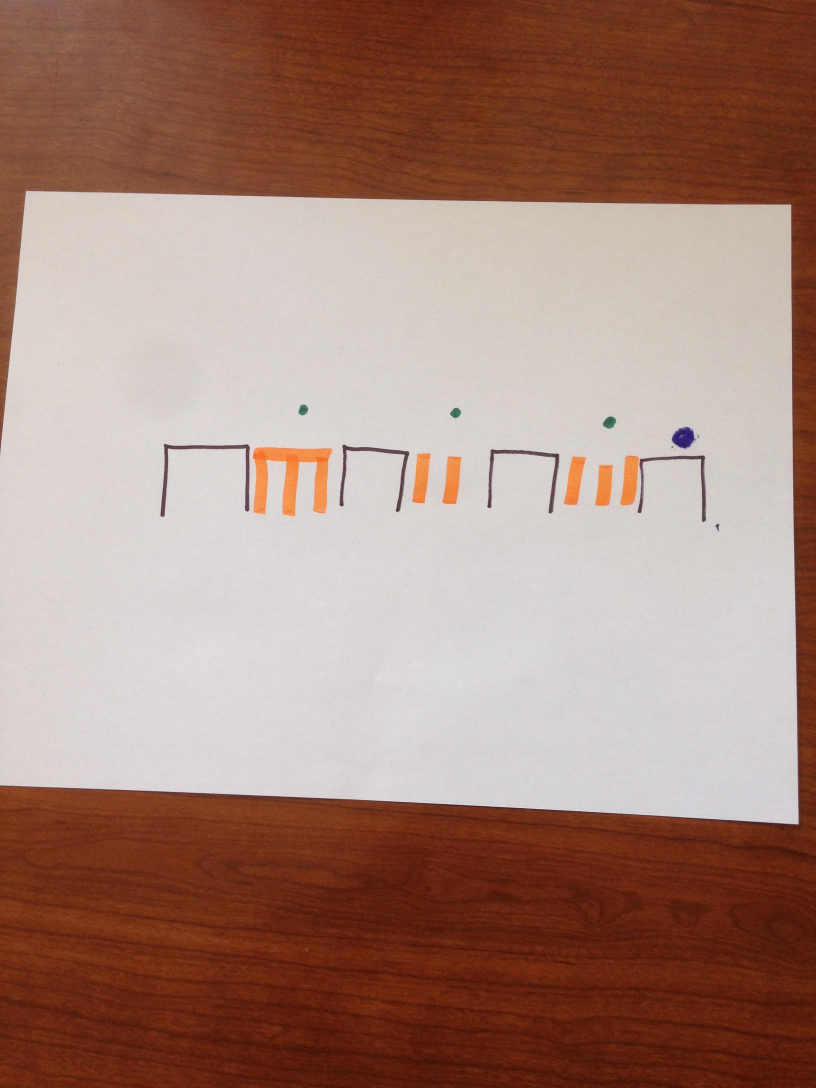
#> input picture mysite/input.jpg, 2448 x 3264 px (shown at 1/3 size)
$ python img_visualization.py --image mysite/input.jpg   (Python 2 division)   (older library calls are emulated)
#> lines starting #> are read from the running program, lines starting #| are printed output that depends on the picture; after the words box and inside, x2 and y2 are one past the last pixel; in counts of white or black regions, pixels touching at a corner belong together
### pyimagesearch/imutils.py
# Import the necessary packages
import numpy as np
import cv2

# [23 lines left out: functions translate, rotate, not called in this run]

def resize(image, width = None, height = None, inter = cv2.INTER_AREA):
	# initialize the dimensions of the image to be resized and
	# grab the image size
	dim = None
	(h, w) = image.shape[:2]

	# if both the width and height are None, then return the
	# original image
	if width is None and height is None:
		return image

	# check to see if the width is None
	if width is None:
		# calculate the ratio of the height and construct the
		# dimensions
		r = height / float(h)
		dim = (int(w * r), height)

	# otherwise, the height is None
	else:
		# calculate the ratio of the width and construct the
		# dimensions
		r = width / float(w)
		dim = (width, int(h * r))

	# resize the image
	resized = cv2.resize(image, dim, interpolation = inter)

	# return the resized image
	return resized

### pyimagesearch/transform.py
# import the necessary packages
import numpy as np
import cv2

def order_points(pts):
	# initialzie a list of coordinates that will be ordered
	# such that the first entry in the list is the top-left,
	# the second entry is the top-right, the third is the
	# bottom-right, and the fourth is the bottom-left
	rect = np.zeros((4, 2), dtype = "float32")

	# the top-left point will have the smallest sum, whereas
	# the bottom-right point will have the largest sum
	s = pts.sum(axis = 1)
	rect[0] = pts[np.argmin(s)]
	rect[2] = pts[np.argmax(s)]

	# now, compute the difference between the points, the
	# top-right point will have the smallest difference,
	# whereas the bottom-left will have the largest difference
	diff = np.diff(pts, axis = 1)
	rect[1] = pts[np.argmin(diff)]
	rect[3] = pts[np.argmax(diff)]

	# return the ordered coordinates
	return rect

def four_point_transform(image, pts):
	# obtain a consistent order of the points and unpack them
	# individually
	rect = order_points(pts)
	(tl, tr, br, bl) = rect

	# compute the width of the new image, which will be the
	# maximum distance between bottom-right and bottom-left
	# x-coordiates or the top-right and top-left x-coordinates
	widthA = np.sqrt(((br[0] - bl[0]) ** 2) + ((br[1] - bl[1]) ** 2))
	widthB = np.sqrt(((tr[0] - tl[0]) ** 2) + ((tr[1] - tl[1]) ** 2))
	maxWidth = max(int(widthA), int(widthB))

	# compute the height of the new image, which will be the
	# maximum distance between the top-right and bottom-right
	# y-coordinates or the top-left and bottom-left y-coordinates
	heightA = np.sqrt(((tr[0] - br[0]) ** 2) + ((tr[1] - br[1]) ** 2))
	heightB = np.sqrt(((tl[0] - bl[0]) ** 2) + ((tl[1] - bl[1]) ** 2))
	maxHeight = max(int(heightA), int(heightB))

	# now that we have the dimensions of the new image, construct
	# the set of destination points to obtain a "birds eye view",
	# (i.e. top-down view) of the image, again specifying points
	# in the top-left, top-right, bottom-right, and bottom-left
	# order
	dst = np.array([
		[0, 0],
		[maxWidth - 1, 0],
		[maxWidth - 1, maxHeight - 1],
		[0, maxHeight - 1]], dtype = "float32")

	# compute the perspective transform matrix and then apply it
	M = cv2.getPerspectiveTransform(rect, dst)
	warped = cv2.warpPerspective(image, M, (maxWidth, maxHeight))

	# return the warped image
	return warped

### img_visualization.py
# USAGE
# python image_processing_visualization.py --image images/page.jpg

from pyimagesearch.transform import four_point_transform
from pyimagesearch import imutils
from skimage.filters import threshold_adaptive
from skimage.transform import pyramid_reduce
import numpy as np
import argparse
import cv2

# construct the argument parser and parse the arguments
ap = argparse.ArgumentParser()
ap.add_argument("-i", "--image", required = True,
	help = "Path to the image to be scanned")
args = vars(ap.parse_args())

# load the image and compute the ratio of the old height
# to the new height, clone it, and resize it
image = cv2.imread(args["image"])
#> image is the input picture: shape (3264, 2448, 3); mean B, G, R 121.4, 133.4, 166.2
ratio = image.shape[0] / 500.0
#> ratio = 6.53
orig = image.copy()
image = imutils.resize(image, height = 500)

# convert the image to grayscale, blur it, and find edges
# in the image
gray = cv2.cvtColor(image, cv2.COLOR_BGR2GRAY)
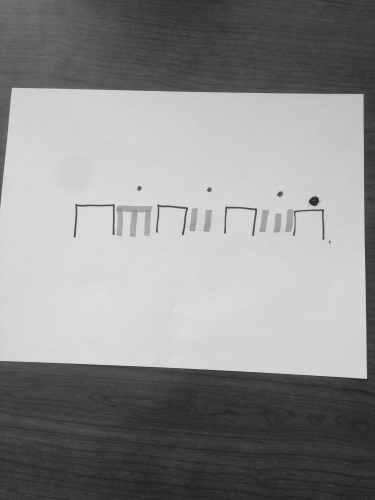
#> gray: shape (500, 375); min 33, max 224, mean 141.8
gray = cv2.GaussianBlur(image, (5, 5), 0)
#> gray: shape (500, 375, 3)

edged = cv2.Canny(gray, 75, 200)
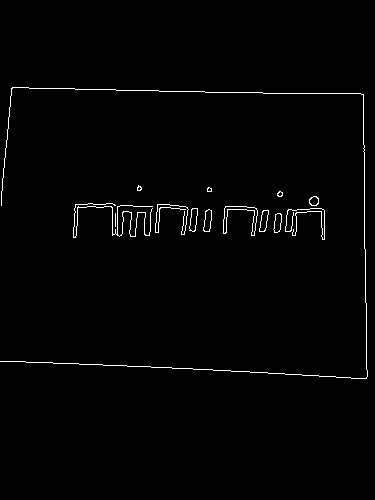
#> edged: shape (500, 375); 1.3% white in thin lines or dots, all inside (x1, y1, x2, y2) = (0, 87, 368, 379)

# show the original image and the edge detected image
print "STEP 1: Edge Detection"
cv2.imshow("Image", image)
#cv2.imshow("Edged", edged)
#cv2.waitKey(0)
#cv2.destroyAllWindows()

# find the contours in the edged image, keeping only the
# largest ones, and initialize the screen contour
# (cnts, _) = cv2.findContours(edged.copy(), cv2.RETR_LIST, cv2.CHAIN_APPROX_SIMPLE)
(_, cnts, _) = cv2.findContours(edged.copy(), cv2.RETR_EXTERNAL, cv2.CHAIN_APPROX_SIMPLE)
#> cnts = 14 contours, 7 with area under 20; largest, box (x1, y1, x2, y2) and area: (223, 206, 258, 236) 238, (189, 208, 198, 232) 130, (203, 209, 212, 232) 130, (259, 210, 269, 232) 125, (273, 213, 282, 233) 111, (309, 196, 319, 206) 70, (277, 191, 283, 197) 20
cnts = sorted(cnts, key = cv2.contourArea, reverse = True)[:5]
#> cnts = 5 contours; box (x1, y1, x2, y2) and area: (223, 206, 258, 236) 238, (189, 208, 198, 232) 130, (203, 209, 212, 232) 130, (259, 210, 269, 232) 125, (273, 213, 282, 233) 111

# loop over the contours
for c in cnts:
	# approximate the contour
	peri = cv2.arcLength(c, True)
	approx = cv2.approxPolyDP(c, 0.02 * peri, True)

	# if our approximated contour has four points, then we
	# can assume that we have found our screen
	if len(approx) == 4:
		screenCnt = approx
		break
#> this loop made 4 passes
#> (peri, screenCnt) on pass 4: (55.31, [[268, 210], [262, 211], [259, 231], [265, 230]])
#> peri on passes 1 to 3: 170.6, 58.73, 55.31

# show the contour (outline) of the piece of paper
print "STEP 2: Find contours of paper"
cv2.drawContours(image, [screenCnt], -1, (0, 255, 0), 2)
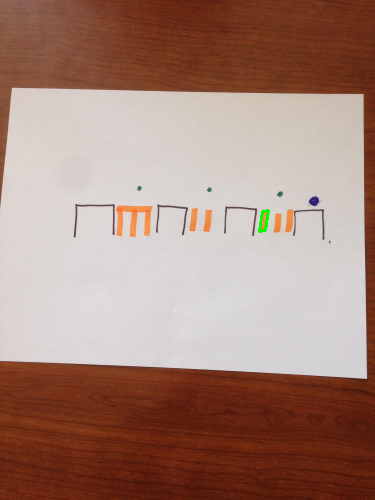
#> image: shape (500, 375, 3); mean B, G, R 121.3, 133.5, 166
cv2.imshow("Outline", image)
cv2.waitKey(0)
cv2.destroyAllWindows()

# apply the four point transform to obtain a top-down
# view of the original image
warped = four_point_transform(orig, screenCnt.reshape(4, 2) * ratio)
#> in order_points, `s = pts.sum(axis = 1)`: s = [3120.4, 3087.7, 3198.7, 3231.4]
#> in order_points, `diff = np.diff(pts, axis = 1)`: diff = [-378.6, -332.9, -182.8, -228.5]
#> in four_point_transform, `rect = order_points(pts)`: rect = [[1710.3, 1377.4], [1749.5, 1370.9], [1729.9, 1501.4], [1690.8, 1508]]
#> in four_point_transform, `(tl, tr, br, bl) = rect`: tl = [1710.3, 1377.4]; tr = [1749.5, 1370.9]; br = [1729.9, 1501.4]; bl = [1690.8, 1508]
#> in four_point_transform, `widthA = np.sqrt(((br[0] - bl[0]) ** 2) + ((br[1] - bl[1]) ** 2))`: widthA = 39.71
#> in four_point_transform, `maxWidth = max(int(widthA), int(widthB))`: maxWidth = 39
#> in four_point_transform, `heightA = np.sqrt(((tr[0] - br[0]) ** 2) + ((tr[1] - br[1]) ** 2))`: heightA = 132
#> in four_point_transform, `dst = np.array([ [0, 0], [maxWidth - 1, 0], [maxWidth - 1, maxHeight -..`: dst = [[0, 0], [38, 0], [38, 131], [0, 131]]
#> in four_point_transform, `M = cv2.getPerspectiveTransform(rect, dst)`: M = [[0.995, 0.149, -1907.5], [0.172, 1.03, -1710.8], [-1.74e-08, 1.82e-08, 1]]
cv2.imshow("Color Wrapped", imutils.resize(warped, height = 650))
cv2.waitKey(0)


resized_image = imutils.resize(warped, height= 650);

hsv = cv2.cvtColor(resized_image, cv2.COLOR_BGR2HSV)
#> hsv: shape (650, 192, 3); mean H, S, V 12.1, 169.4, 239.4

# define range of blue color in HSV
lower_blue = np.array([100,50,50])
upper_blue = np.array([140,255,255])
 # Threshold the HSV image to get only blue colors
mask = cv2.inRange(hsv, lower_blue, upper_blue)
#> mask: shape (650, 192); every value is 0
# Bitwise-AND mask and original image
blue_res = cv2.bitwise_and(hsv, hsv, mask= mask)
#> blue_res: shape (650, 192, 3); every value is 0
cv2.imshow("Blue Image", blue_res)
cv2.waitKey(0)


red = np.uint8([[[0, 0, 255]]])
hsv_red = cv2.cvtColor(red, cv2.COLOR_BGR2HSV) # (0,255,255)

lower_red = np.array([0,50,50]) # also parses as red
upper_red = np.array([25,255,255]) #also parses as red
 # Threshold the HSV image to get only blue colors
mask = cv2.inRange(hsv, lower_red, upper_red)
#> mask: shape (650, 192); 96.6% white; 2 black regions, box (x1, y1, x2, y2) and area: (0, 0, 19, 271) 2312, (0, 276, 10, 562) 1899
# Bitwise-AND mask and original image
red_res = cv2.bitwise_and(hsv, hsv, mask= mask)
#> red_res: shape (650, 192, 3); mean H, S, V 11.7, 168.2, 231.7
cv2.imshow("Red Image", red_res)
cv2.waitKey(0)


# [9 lines of commented-out code are left out]

green = np.uint8([[[0, 255, 0]]])
hsv_green = cv2.cvtColor(green, cv2.COLOR_BGR2HSV)
hsv_green # (60, 255, 255)

lower_green = np.array([40,30,30])
upper_green = np.array([85,255,255])
mask = cv2.inRange(hsv, lower_green, upper_green)
green_res = cv2.bitwise_and(hsv, hsv, mask= mask)
cv2.imshow("Green Image", green_res)
cv2.waitKey(0)


lower_pink = np.array([140,30,30])
upper_pink = np.array([175,255,255])
mask = cv2.inRange(hsv, lower_pink, upper_pink)
pink_res = cv2.bitwise_and(hsv, hsv, mask= mask)
cv2.imshow("Pink Image", pink_res)
cv2.waitKey(0)


# Black Image
black_image = hsv.copy()
nrows = hsv.shape[0]
#> nrows = 650
ncols = hsv.shape[1]
#> ncols = 192
for i in range(nrows):
	for j in range(ncols):
		if (hsv[i][j][2] < 125):
			black_image[i][j] = [0,0,0] #set black
		else:
			black_image[i][j] = [0,0,255] #set white
#> black_image: shape (650, 192, 3); mean H, S, V 0, 0, 255

cv2.imshow("Black Image", black_image)
cv2.waitKey(0)


# convert the warped image to grayscale, then threshold it
# to give it that 'black and white' paper effect
warped = cv2.cvtColor(resized_image, cv2.COLOR_BGR2GRAY)
#> warped: shape (650, 192)
warped = threshold_adaptive(warped, 251, offset = 10)
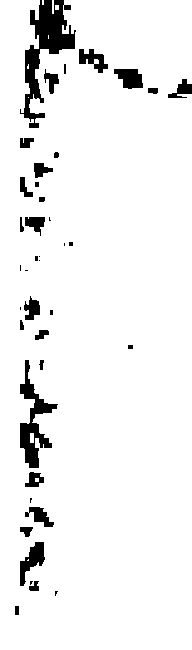
#> warped: shape (650, 192) bool; 94% white; 40 black regions (13 under 20 px), largest, box (x1, y1, x2, y2) and area: (20, 0, 76, 128) 2465, (20, 360, 58, 468) 1394, (20, 542, 45, 586) 502
warped = warped.astype("uint8") * 255


nrows = warped.shape[0]
ncols = warped.shape[1]
threshold_colors = np.zeros((nrows, ncols))

# switched rows / cols
for i in range(nrows):
	for j in range(ncols):
		if (warped[i][j] == 255): #background
			threshold_colors[i][j] = 1 #empty block
		else:
			if (green_res[i][j][2] > 3):
				threshold_colors[i][j] = 12
			elif (black_image[i][j][2] == 0): #black
				threshold_colors[i][j] = 2
			elif (red_res[i][j][2] > 3):
				threshold_colors[i][j] = 9
			elif (blue_res[i][j][2] > 3):
				threshold_colors[i][j] = 8

			elif (pink_res[i][j][2] > 5):
				threshold_colors[i][j] = 5 #pink
			else:
				threshold_colors[i][j] = 2


#rotated_image = np.rot90(threshold_colors, k=3)
rotated_image = threshold_colors

cv2.waitKey(0)

# 650 / 44 = 14.77, 498 / 36 = 13.8333
import operator
def translate_image(img, output_width, output_height): # (img, width=44, height=36)
#> called with output_width = 44, output_height = 36
	result = np.zeros((output_height, output_width))
	nrows = img.shape[0] # 498
#> nrows = 650
	ncols = img.shape[1] # 650
#> ncols = 192
	row_size = nrows / output_height #498 / 36 = 13.8333
#> row_size = 18
	col_size = ncols / output_width # 650 / 44 = 14.77
#> col_size = 4
	for outter_i in range(0,output_height):
		for outter_j in range(0, output_width):
			votes = {1: 0, 12: 0, 9: 0, 8: 0, 5: 0, 2:0}
			for inner_i in range(outter_i* row_size, outter_i*row_size + row_size):
				for inner_j in range(outter_j*col_size, outter_j*col_size + col_size):
					if (inner_i < nrows and inner_j < ncols):
						color = img[inner_i][inner_j]
						votes[color] += 1
					best_color = max(votes.iteritems(), key=operator.itemgetter(1))[0]
					if (best_color == 1 and (votes[1] < (0.7 *row_size * col_size))):
						votes[1] = 0
						best_color = max(votes.iteritems(), key=operator.itemgetter(1))[0]
			result[outter_i][outter_j] = best_color
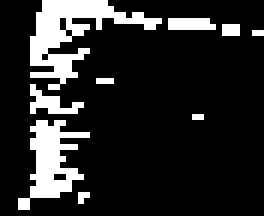
#> result: shape (36, 44) float64 (shown 6 times larger); values 1 (black) and 9 (white), 15.7% white; 9 white regions (6 under 20 px), largest, box (x1, y1, x2, y2) and area: (5, 0, 27, 15) 118, (3, 20, 15, 35) 80, (5, 14, 14, 19) 20
	return result

resized_image = translate_image(rotated_image, 44, 36)

# downsample
#resized_image = cv2.resize(rotated_image, (44,36))
np.set_printoptions(threshold=np.nan)
rounded_image = np.rint(resized_image).astype(int)


def eliminate_dups(img):
	nrows = img.shape[0]
#> nrows = 36
	ncols = img.shape[1]
#> ncols = 44

	def suppress_neighbhor(img, i, j, value):
		if i - 1 > 0:
			if (img[i - 1][j] == value):
				img[i - 1][j] = 1
		if i + 1 < nrows :
			if (img[i + 1][j] == value):
				img[i + 1][j] = 1
		if j - 1 > 0:
			if (img[i][j-1] == value):
				img[i][j-1] = 1
		if j + 1 < ncols:
			if (img[i][j + 1] == value):
				img[i][j + 1] = 1

	for i in range(nrows):
		for j in range(ncols):
			if (img[i][j] == 12):
				suppress_neighbhor(img, i, j, 12)
			elif (img[i][j] == 8):
				suppress_neighbhor(img, i, j, 8)

eliminate_dups(rounded_image)

def add_border(img):
	nrows = img.shape[0]
#> nrows = 36
	ncols = img.shape[1]
#> ncols = 44
	for j in range(ncols):
		img[nrows-1][j] = 2
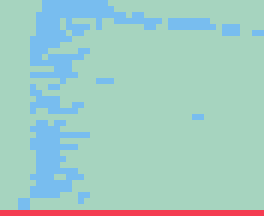
#> img: shape (36, 44) int64 (shown 6 times larger); 3 distinct labels, from 1 to 9; one colour per label, 0 black
	for i in range(nrows):
		img[i][0] = 2
		img[i][ncols-1] = 2
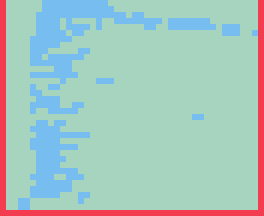
#> img: shape (36, 44) int64 (shown 6 times larger); 3 distinct labels, from 1 to 9; one colour per label, 0 black

add_border(rounded_image)

import json
print json.dumps(rounded_image.tolist()) #used by the JS game engine to create a map
#> (printed output is left out)


# show the original and scanned images
print "STEP 3: Apply perspective transform"
cv2.imshow("Original", imutils.resize(orig, height = 650))
cv2.imshow("Scanned", imutils.resize(warped, height = 650))
cv2.waitKey(0)
